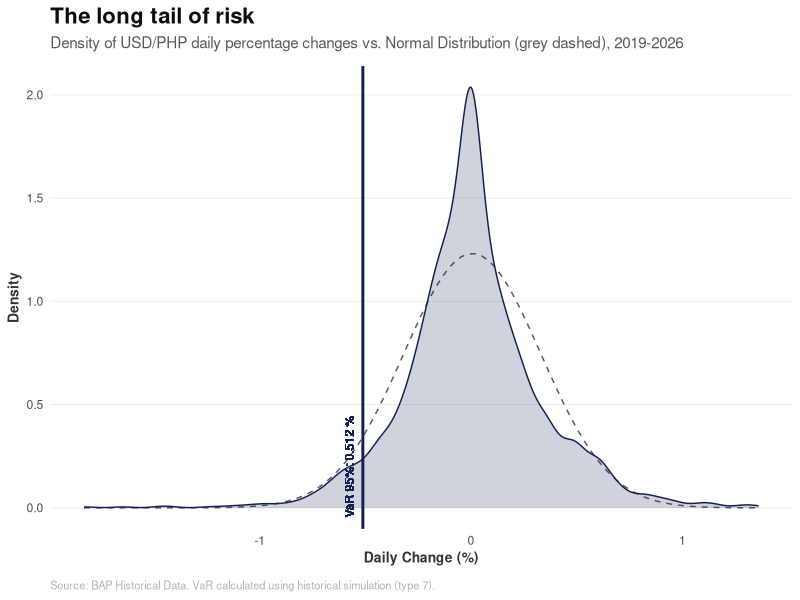
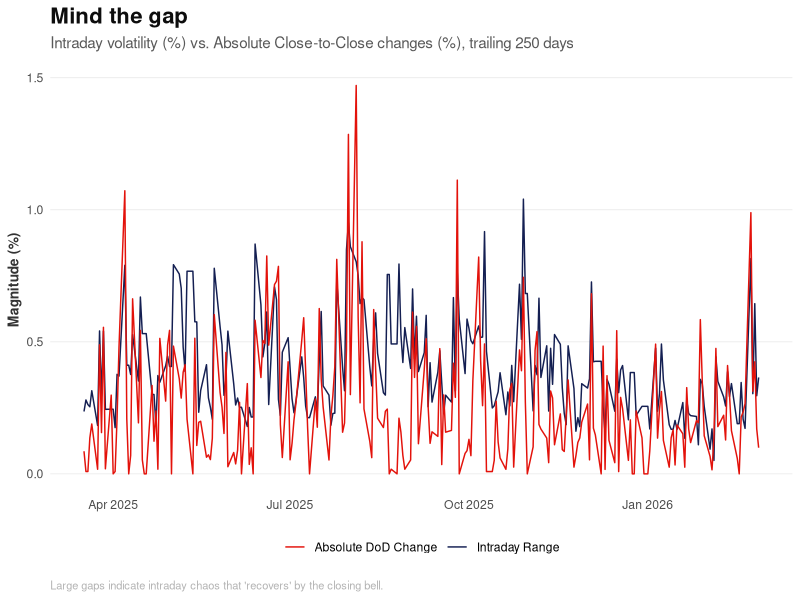
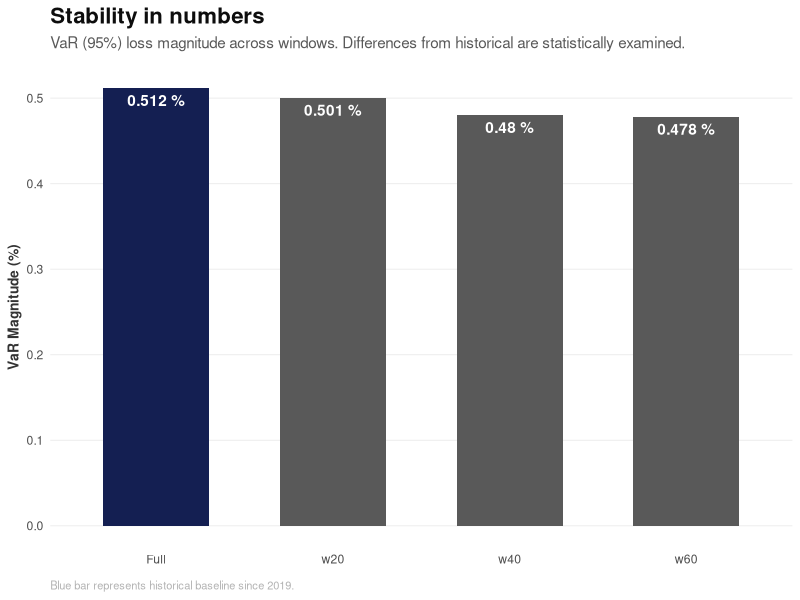
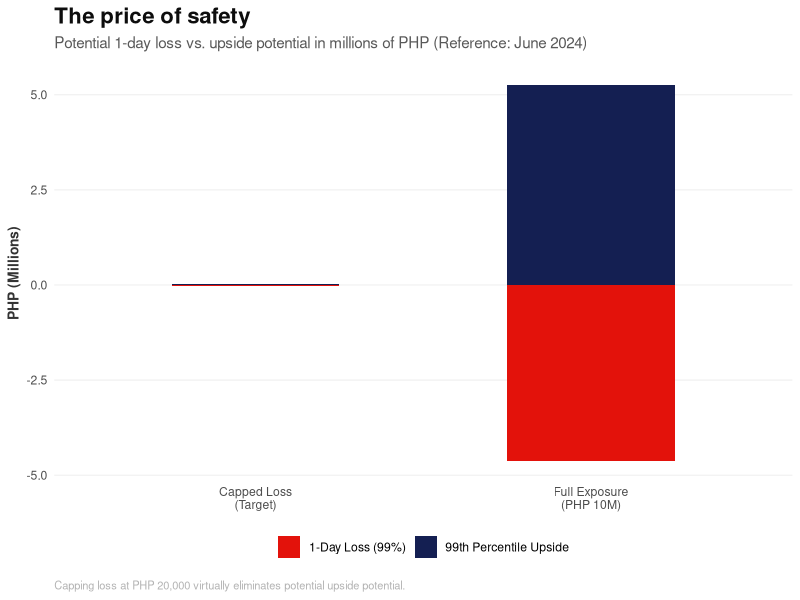

The R source for these figures, in order:
## ---- chunk 1
knitr::opts_chunk$set(echo = TRUE, message = FALSE, warning = FALSE, fig.width = 10, fig.height = 6)
library(readr)
library(dplyr)
library(lubridate)
library(knitr)
library(e1071)
library(ggplot2)
library(ggrepel)

# --- ECONOMIST & QVRS THEME ---
theme_economist_quant <- function() {
  theme_minimal() +
    theme(
      text = element_text(family = "sans"),
      plot.title = element_text(face = "bold", size = 16, color = "#0D0D0D"),
      plot.subtitle = element_text(size = 11, color = "#595959", margin = margin(b = 10)),
      plot.caption = element_text(size = 8, color = "#B3B3B3", hjust = 0, margin = margin(t = 10)),
      panel.grid.major.y = element_line(color = "#EBEBEB", linewidth = 0.3),
      panel.grid.major.x = element_blank(),
      panel.grid.minor = element_blank(),
      axis.title = element_text(size = 10, face = "bold", color = "#333333"),
      axis.ticks = element_blank(),
      legend.position = "bottom",
      legend.title = element_blank()
    )
}

econ_blue <- "#141F52" # Chicago 20
econ_red  <- "#E3120B" # Economist Red
econ_grey <- "#595959" # London 35

# Helper for Levene's Test (Manual Implementation)
levene_test_manual <- function(group1, group2) {
  med1 <- median(group1)
  med2 <- median(group2)
  z1 <- abs(group1 - med1)
  z2 <- abs(group2 - med2)
  t_res <- t.test(z1, z2, var.equal = TRUE)
  return(list(statistic = t_res$statistic, p_value = t_res$p.value))
}
## ---- chunk 2
df_raw <- read_csv("data/unified_usdphp_bap.csv") %>%
  mutate(Date = as.Date(Date)) %>%
  # Filter for trading days only (Monday=2, ..., Friday=6)
  # This removes the weekends imputed by the consolidation script
  filter(wday(Date) %in% 2:6) %>%
  # Fix specific outlier on 2021-05-20: 478.855 -> 47.855
  mutate(Open = ifelse(Date == as.Date("2021-05-20") & Open == 478.855, 47.855, Open)) %>%
  arrange(Date)

integrity_check <- data.frame(
  Metric = c("Total Trading Row Count", "Start Date", "End Date", "Rows with High < Low"),
  Value = c(
    as.character(nrow(df_raw)),
    as.character(min(df_raw$Date)),
    as.character(max(df_raw$Date)),
    as.character(nrow(filter(df_raw, High < Low)))
  )
)
kable(integrity_check, caption = "Data Integrity Check")
## ---- chunk 3
# Swap High/Low errors
df <- df_raw %>%
  mutate(
    ActualHigh = pmax(High, Low),
    ActualLow = pmin(High, Low),
    High = ActualHigh,
    Low = ActualLow
  ) %>%
  select(-ActualHigh, -ActualLow)

# Compute Derived Columns
df <- df %>%
  mutate(
    dod_cents = (Close - lag(Close)) * 100,
    dod_pct = (Close - lag(Close)) / lag(Close) * 100,
    intraday_cents = (High - Low) * 100,
    intraday_pct = (High - Low) / Low * 100
  )

# Separate for DoD analysis (drop NA row)
df_returns <- df %>% filter(!is.na(dod_cents))

# Cleaning Verification Output
cleaning_stats <- data.frame(
  Metric = c("Swapped High/Low Count", "Derived Columns", "Remaining Trading Rows"),
  Result = c(
    as.character(nrow(filter(df_raw, High < Low))),
    "DoD (cents/%), Intraday (cents/%)",
    as.character(nrow(df_returns))
  )
)
kable(cleaning_stats, caption = "Data Cleaning Results Summary")
## ---- chunk 4
# Applied to return series
windows_returns <- list(
  Full = df_returns,
  w60 = tail(df_returns, 60),
  w40 = tail(df_returns, 40),
  w20 = tail(df_returns, 20)
)

# Applied to intraday series
windows_intraday <- list(
  Full = df,
  w60 = tail(df, 60),
  w40 = tail(df, 40),
  w20 = tail(df, 20)
)

window_summary <- data.frame(
  Window = names(windows_returns),
  Start_Date = sapply(windows_returns, function(x) as.character(min(x$Date))),
  n = sapply(windows_returns, nrow)
)
kable(window_summary, caption = "Analysis Windows (Return Series)")
## ---- chunk 5
item1_var <- bind_rows(lapply(windows_returns, function(w) {
  data.frame(
    n = nrow(w),
    # VaR as absolute loss magnitude
    VaR_Pct = abs(quantile(w$dod_pct, 0.05, type = 7)),
    VaR_Cents = abs(quantile(w$dod_cents, 0.05, type = 7))
  )
}), .id = "Window")
kable(item1_var, caption = "Item 1: Close-to-Close VaR at 95% (Loss Magnitude)")

# Outliers
lb_999 <- quantile(df_returns$dod_pct, 0.001, type = 7)
ub_999 <- quantile(df_returns$dod_pct, 0.999, type = 7)
outliers_1 <- df_returns %>% 
  filter(dod_pct < lb_999 | dod_pct > ub_999) %>%
  select(Date, Close, dod_pct, dod_cents)
kable(outliers_1, caption = "Item 1: Outliers (0.1% / 99.9% Bounds)")
## ---- chunk 6
# --- PLOT 1: The Long Tail of Risk ---
ggplot(df_returns, aes(x = dod_pct)) +
  stat_function(fun = dnorm, args = list(mean = mean(df_returns$dod_pct), sd = sd(df_returns$dod_pct)), 
                linetype = "dashed", color = econ_grey, linewidth = 0.5) +
  geom_density(fill = econ_blue, alpha = 0.2, color = econ_blue) +
  geom_vline(xintercept = -item1_var$VaR_Pct[1], color = econ_blue, linewidth = 1) +
  geom_text(aes(x = -item1_var$VaR_Pct[1], y = 0.2, label = paste("VaR 95%:", round(item1_var$VaR_Pct[1], 3), "%")), 
            angle = 90, vjust = -1, size = 3, color = econ_blue) +
  labs(title = "The long tail of risk",
       subtitle = "Density of USD/PHP daily percentage changes vs. Normal Distribution (grey dashed), 2019-2026",
       x = "Daily Change (%)", y = "Density",
       caption = "Source: BAP Historical Data. VaR calculated using historical simulation (type 7).") +
  theme_economist_quant()
## ---- chunk 7
item2_var <- bind_rows(lapply(windows_intraday, function(w) {
  data.frame(
    n = nrow(w),
    VaR_Cents = quantile(w$intraday_cents, 0.95, type = 7),
    VaR_Pct = quantile(w$intraday_pct, 0.95, type = 7)
  )
}), .id = "Window")
kable(item2_var, caption = "Item 2: Intraday VaR at 95% (95th percentile of Range)")

# Outliers
ub_intraday <- quantile(df$intraday_cents, 0.999, type = 7)
outliers_2 <- df %>% 
  filter(intraday_cents > ub_intraday) %>%
  select(Date, High, Low, intraday_cents, intraday_pct)
kable(outliers_2, caption = "Item 2: Outliers (99.9% Bound)")
## ---- chunk 8
gap_table <- item1_var %>%
  select(Window, dod_var = VaR_Cents) %>%
  left_join(item2_var %>% select(Window, intra_var = VaR_Cents), by = "Window") %>%
  mutate(Gap = abs(intra_var) - abs(dod_var))
kable(gap_table, caption = "Item 3: VaR Gap (Intraday - DoD)")
## ---- chunk 9
# --- PLOT 2: Mind the Gap ---
# Filter last 250 days for visibility
df_recent <- tail(df, 250)

ggplot(df_recent, aes(x = Date)) +
  geom_line(aes(y = intraday_pct, color = "Intraday Range"), linewidth = 0.5) +
  geom_line(aes(y = abs(dod_pct), color = "Absolute DoD Change"), linewidth = 0.5) +
  scale_color_manual(values = c("Intraday Range" = econ_blue, "Absolute DoD Change" = econ_red)) +
  labs(title = "Mind the gap",
       subtitle = "Intraday volatility (%) vs. Absolute Close-to-Close changes (%), trailing 250 days",
       x = NULL, y = "Magnitude (%)",
       caption = "Large gaps indicate intraday chaos that 'recovers' by the closing bell.") +
  theme_economist_quant()
## ---- chunk 10
# CVaR (Expected Shortfall)
# Threshold is the 5th percentile return
threshold_pct <- -item1_var$VaR_Pct[1]
threshold_cents <- -item1_var$VaR_Cents[1]

cvar_pct <- abs(mean(df_returns$dod_pct[df_returns$dod_pct <= threshold_pct]))
cvar_cents <- abs(mean(df_returns$dod_cents[df_returns$dod_cents <= threshold_cents]))

# Winsorization
lb_999 <- quantile(df_returns$dod_pct, 0.001, type = 7)
ub_999 <- quantile(df_returns$dod_pct, 0.999, type = 7)

df_winsor <- df_returns %>%
  mutate(dod_pct_w = pmin(pmax(dod_pct, lb_999), ub_999),
         dod_cents_w = pmin(pmax(dod_cents, quantile(dod_cents, 0.001, type=7)), quantile(dod_cents, 0.999, type=7)))

var_winsor_pct <- abs(quantile(df_winsor$dod_pct_w, 0.05, type = 7))
var_winsor_cents <- abs(quantile(df_winsor$dod_cents_w, 0.05, type = 7))

item4_table <- data.frame(
  Metric = c("Raw VaR (95%)", "CVaR (Expected Shortfall)", "Winsorization LB (0.1%)", "Winsorization UB (99.9%)", "VaR after Winsorization", "VaR reduction"),
  Percentage = c(item1_var$VaR_Pct[1], cvar_pct, lb_999, ub_999, var_winsor_pct, item1_var$VaR_Pct[1] - var_winsor_pct),
  Cents = c(item1_var$VaR_Cents[1], cvar_cents, NA, NA, var_winsor_cents, item1_var$VaR_Cents[1] - var_winsor_cents)
)
kable(item4_table, caption = "Item 4: Results (Full History)")
## ---- chunk 11
full_pct <- df_returns$dod_pct
item5_tests <- bind_rows(lapply(windows_returns[-1], function(w) {
  ks <- ks.test(full_pct, w$dod_pct)
  levene <- levene_test_manual(full_pct, w$dod_pct)
  data.frame(n = nrow(w), KS_Stat = ks$statistic, KS_p = ks$p.value, Levene_Stat = abs(levene$statistic), Levene_p = levene$p_value)
}), .id = "Window")

item5_desc <- bind_rows(lapply(windows_returns, function(w) {
  data.frame(n = nrow(w), Mean_Pct = mean(w$dod_pct), SD_Pct = sd(w$dod_pct), Skewness = skewness(w$dod_pct), Kurtosis = kurtosis(w$dod_pct))
}), .id = "Window")

item5_comp <- item1_var %>%
  mutate(Diff_from_Full = VaR_Pct - VaR_Pct[1])

kable(item5_tests, caption = "Item 5: Significance Tests")
kable(item5_desc, caption = "Item 5: Descriptive Statistics")
kable(item5_comp, caption = "Item 5: VaR Comparison")
## ---- chunk 12
# --- PLOT 3: Stability in Numbers ---
ggplot(item1_var, aes(x = Window, y = VaR_Pct, fill = Window == "Full")) +
  geom_col(width = 0.6) +
  scale_fill_manual(values = c("TRUE" = econ_blue, "FALSE" = econ_grey)) +
  geom_text(aes(label = paste(round(VaR_Pct, 3), "%")), vjust = 1.5, color = "white", fontface = "bold") +
  labs(title = "Stability in numbers",
       subtitle = "VaR (95%) loss magnitude across windows. Differences from historical are statistically examined.",
       x = NULL, y = "VaR Magnitude (%)",
       caption = "Blue bar represents historical baseline since 2019.") +
  theme_economist_quant() + theme(legend.position = "none")
## ---- chunk 13
ref_row <- df %>% filter(Date <= as.Date("2024-06-30")) %>% slice_tail(n = 1)
fx_rate <- ref_row$Close
ref_date_used <- ref_row$Date

# VaR at 99% level of confidence (1st percentile return)
var_99_pct <- abs(quantile(df_returns$dod_pct, 0.01, type = 7))
upside_99_pct <- quantile(df_returns$dod_pct, 0.99, type = 7)

pos_usd <- 10000000
loss_usd <- (var_99_pct / 100) * pos_usd
loss_php <- loss_usd * fx_rate

target_php <- 20000
reduced_pos_usd <- target_php / ((var_99_pct / 100) * fx_rate)
upside_full_php <- (upside_99_pct / 100) * pos_usd * fx_rate
upside_reduced_php <- (upside_99_pct / 100) * reduced_pos_usd * fx_rate
upside_sacrificed_php <- upside_full_php - upside_reduced_php

item6_table <- data.frame(
  Parameter = c("Reference Date Used", "FX Rate (PHP/USD)", "VaR at 99% (%)", "USD Position", "1-Day Loss (USD)", "1-Day Loss (PHP)", "Target Max Loss (PHP)", "Reduced USD Position", "USD to Remove", "Upside Return 99% (%)", "Upside Full (PHP)", "Upside Reduced (PHP)", "Upside Sacrificed (PHP)"),
  Value = c(as.character(ref_date_used), fx_rate, var_99_pct, pos_usd, loss_usd, loss_php, target_php, reduced_pos_usd, pos_usd - reduced_pos_usd, upside_99_pct, upside_full_php, upside_reduced_php, upside_sacrificed_php)
)
kable(item6_table, caption = "Item 6: Portfolio Loss and Hedge Sizing")
## ---- chunk 14
# --- PLOT 4: The Price of Safety ---
port_viz <- data.frame(
  Category = c("Full Exposure\n(PHP 10M)", "Capped Loss\n(Target)"),
  Loss = c(loss_php / 1e6, target_php / 1e6),
  Upside = c(upside_full_php / 1e6, upside_reduced_php / 1e6)
)

ggplot(port_viz, aes(x = Category)) +
  geom_col(aes(y = -Loss, fill = "1-Day Loss (99%)"), width = 0.5) +
  geom_col(aes(y = Upside, fill = "99th Percentile Upside"), width = 0.5) +
  scale_fill_manual(values = c("1-Day Loss (99%)" = econ_red, "99th Percentile Upside" = econ_blue)) +
  labs(title = "The price of safety",
       subtitle = "Potential 1-day loss vs. upside potential in millions of PHP (Reference: June 2024)",
       x = NULL, y = "PHP (Millions)",
       caption = "Capping loss at PHP 20,000 virtually eliminates potential upside potential.") +
  theme_economist_quant()
## ---- chunk 15
summary_table <- data.frame(
  Item = c(1, 1, 2, 2, 3, 4, 4, 5, 5, 6, 6, 6),
  Description = c("Close-to-close VaR 95% full", "Outlier count (DoD)", "Intraday VaR 95% full", "Outlier count (Intraday)", "VaR gap full", "CVaR 95% full", "Winsorization adjustment", "KS test p-values (60,40,20)", "Max VaR diff across windows", "1-day loss USD 10M (PHP)", "USD pos to cap at PHP 20K", "Upside sacrificed"),
  Result = c(
    paste(round(item1_var$VaR_Cents[1], 2), "cents /", round(item1_var$VaR_Pct[1], 4), "%"),
    as.character(nrow(outliers_1)),
    paste(round(item2_var$VaR_Cents[1], 2), "cents /", round(item2_var$VaR_Pct[1], 4), "%"),
    as.character(nrow(outliers_2)),
    paste(round(gap_table$Gap[1], 2), "cents"),
    paste(round(cvar_cents, 2), "cents /", round(cvar_pct, 4), "%"),
    paste(round(item1_var$VaR_Pct[1] - var_winsor_pct, 4), "pp"),
    paste(round(item5_tests$KS_p, 4), collapse = ", "),
    paste(round(max(abs(item5_comp$Diff_from_Full)), 4), "pp"),
    paste("PHP", format(round(loss_php, 2), big.mark=",")),
    paste("USD", format(round(reduced_pos_usd, 2), big.mark=",")),
    paste("PHP", format(round(upside_sacrificed_php, 2), big.mark=","))
  )
)
kable(summary_table, caption = "Final Summary Table")
